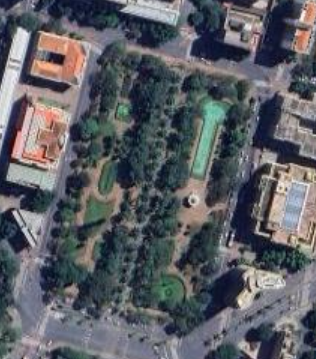
#> input picture tools/src/dataset/train/BL_100m_01.png, 316 x 359 px
$ python applay_filter.py
#> lines starting #> are read from the running program, lines starting #| are printed output that depends on the picture; after the words box and inside, x2 and y2 are one past the last pixel; in counts of white or black regions, pixels touching at a corner belong together
#> further down, image is the input picture: shape (359, 316, 3); mean B, G, R 100.5, 94.6, 92.4
### tools/src/tools_image.py
import cv2
import numpy as np
import matplotlib.pyplot as plt
import colorsys


class ImageFilters:
    def __init__(self):
        pass

    def apply_curves(self,image, curve_points):
        # Cria uma curva de interpolação linear a partir dos pontos fornecidos
        curve = np.interp(np.arange(256), curve_points[:, 0], curve_points[:, 1]).astype(np.uint8)

        # Aplica a curva a cada canal da imagem
        if len(image.shape) == 2:
            image_adjusted = cv2.LUT(image, curve)
        else:  # Imagem colorida
            channels = cv2.split(image)  # Divide os canais B, G, R
            channels_adjusted = [cv2.LUT(channel, curve) for channel in channels]
            image_adjusted = cv2.merge(channels_adjusted)  # Mescla os canais de volta

        return image_adjusted

    # [16 lines left out: function apply_color, not called in this run]

    def apply_levels(image, levels):
        return

    def apply_brightness_contrast(self, image, brightness, contrast):
        # Escalar o brilho para o intervalo de -255 a 255
        brightness = int((brightness - 0) * (255 - (-255)) / (510 - 0) + (-255))

        # Escalar o contraste para o intervalo de -127 a 127
        contrast = int((contrast - 0) * (127 - (-127)) / (254 - 0) + (-127))

        # Aplicar o brilho
        if brightness != 0:
            if brightness > 0:
                shadow = brightness
                max_value = 255
            else:
                shadow = 0
                max_value = 255 + brightness

            alpha = (max_value - shadow) / 255.0
            gamma = shadow
            image = cv2.addWeighted(image, alpha, image, 0, gamma)

        # Aplicar o contraste
        if contrast != 0:
            alpha = float(131 * (contrast + 127)) / (127 * (131 - contrast))
            gamma = 127 * (1 - alpha)
            image = cv2.addWeighted(image, alpha, image, 0, gamma)

        # [8 lines of commented-out code are left out]


        return image


    def apply_kernal_bluer(self,image,kernal_size):
        return cv2.blur(image,(kernal_size,kernal_size))

    def rgb_to_hsv_array(self,rgb_array):
    # Normalize RGB values to [0, 1]
        rgb_array = rgb_array / 255.0
        # Convert to HSV
        hsv_array = np.zeros_like(rgb_array)
        for i in range(rgb_array.shape[0]):
            for j in range(rgb_array.shape[1]):
                r, g, b = rgb_array[i, j]
                hsv_array[i, j] = colorsys.rgb_to_hsv(r, g, b)
        return hsv_array

    def hsv_to_rgb_array(self,hsv_array):
        # Convert back to RGB
        rgb_array = np.zeros_like(hsv_array)
        for i in range(hsv_array.shape[0]):
            for j in range(hsv_array.shape[1]):
                h, s, v = hsv_array[i, j]
                rgb_array[i, j] = colorsys.hsv_to_rgb(h, s, v)
        # Denormalize to [0, 255]
        return (rgb_array * 255).astype(np.uint8)

    def level_image_numpy(self,image_np, minv=0, maxv=255, gamma=1.0):
        # Convert image to RGB if it is grayscale
        if len(image_np.shape) == 2:  # Grayscale image
            image_np = cv2.cvtColor(image_np, cv2.COLOR_GRAY2RGB)

        # Convert image to numpy array
        np_image = image_np.astype(np.float32)

        # Convert to HSV
        hsv_image = self.rgb_to_hsv_array(np_image)

        # Apply level adjustment to V channel
        v = hsv_image[..., 2]
        v = np.clip((v - minv/255.0) / ((maxv - minv)/255.0), 0, 1)
        v = np.power(v, 1.0 / gamma)

        # Reconstruct HSV
        hsv_image[..., 2] = v

        # Convert back to RGB
        rgb_image = self.hsv_to_rgb_array(hsv_image)

        return rgb_image

    def get_filters(self):
        return ['apply_curves','apply_color','apply_levels','apply_brightness_contrast','apply_kernal_bluer','level_image_numpy']

    # [75 lines left out: functions color_density_mean, apply_kmeans, apply_kernel, main, not called in this run]

# [14 lines that do not run on import are left out]

### tools/src/applay_filter.py
import cv2
import matplotlib
import numpy as np
import scipy.ndimage as ndi
import matplotlib.pyplot as plt
from tools_image import ImageFilters
import os

matplotlib.use('TkAgg')

class FilteringSegmentation(ImageFilters):
    def __init__(self):
        super().__init__()
        self.image = None
        self.mask = None
        self.masked_image = None
        self.R = 2
        self.G = 1
        self.B = 0

    def choice_channel(self, image: cv2.typing.MatLike) -> int:
        B, G, R = cv2.split(image)
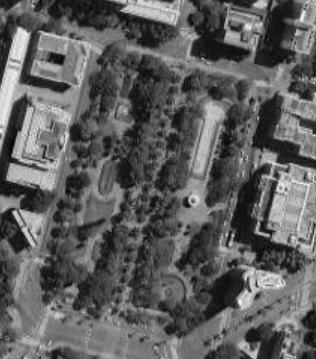
#> G: shape (359, 316); min 1, max 243, mean 94.6
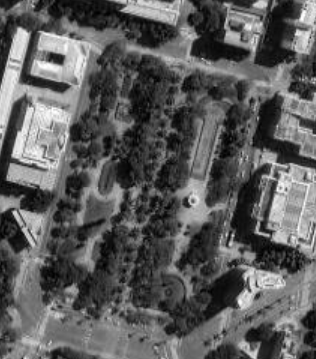
#> R: shape (359, 316); min 0, max 255, mean 92.4

        trashold = 40

        B = B < trashold
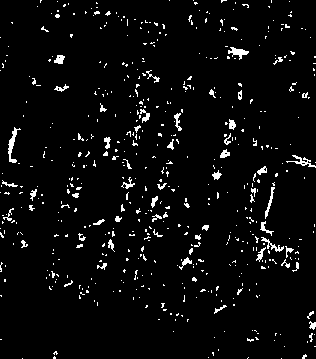
#> B: shape (359, 316) bool; 4.1% white in thin lines or dots
        G = G < trashold
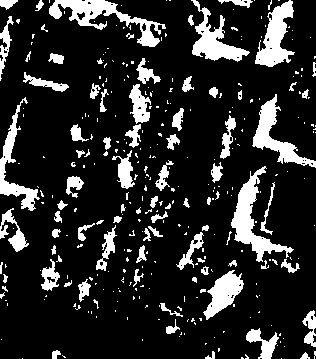
#> G: shape (359, 316) bool; 16.5% white; 331 white regions (248 under 20 px), largest, box (x1, y1, x2, y2) and area: (231, 166, 294, 262) 1645, (49, 0, 166, 47) 1640, (255, 0, 295, 67) 1332
        R = R < trashold
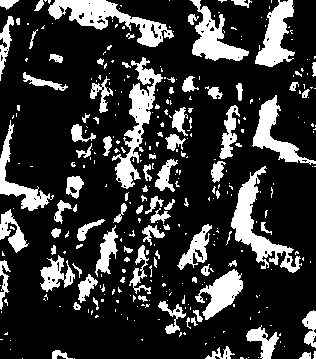
#> R: shape (359, 316) bool; 21.4% white; 333 white regions (241 under 20 px), largest, box (x1, y1, x2, y2) and area: (48, 0, 174, 47) 2074, (231, 166, 302, 273) 1998, (112, 57, 163, 189) 1959

        #print(f'Blue: {np.sum(B)} \n Green: {np.sum(G)} \n Red: {np.sum(R)}')

        choice = np.argmax([np.sum(B), np.sum(G), np.sum(R)])
#> choice = 2

        return choice

    def plot_images(self,image: cv2.typing.MatLike, title="none", position=1, cmap=None, nrows=2, ncols=3):
        plt.subplot(nrows, ncols, position)
        plt.title(title)
        plt.imshow(cv2.cvtColor(image, cv2.COLOR_BGR2RGB), cmap=cmap)

    # [30 lines left out: function remuve_background_and_plot, not called in this run]

    def save_image(self,image: cv2.typing.MatLike, path):
        cv2.imwrite(path, image)

    def get_mask_by_channel(self,image: cv2.typing.MatLike, channel) -> cv2.typing.MatLike:

        # Separar os canais R, G, B
        channels = cv2.split(image)

        # Aplicar as transformações no canal R
        image_transform = super().apply_brightness_contrast(channels[channel], 40, 1.5)
#> in apply_brightness_contrast, `image = cv2.addWeighted(image, alpha, image, 0, gamma)`:
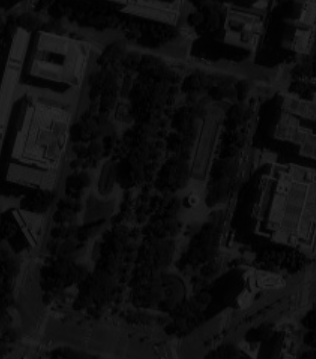
#> image: shape (359, 316); min 0, max 40, mean 14.5
#> in apply_brightness_contrast, `image = cv2.addWeighted(image, alpha, image, 0, gamma)`: image: shape (359, 316); every value is 126
        image_transform = super().apply_curves(image_transform, np.array([[0, 0], [105, 92], [146, 247], [255, 255]]))
#> in apply_curves, `curve = np.interp(np.arange(256), curve_points[:, 0], curve_points[:, ..`: curve = 256 values from 0 to 255
#> in apply_curves, `image_adjusted = cv2.LUT(image, curve)`: image_adjusted: shape (359, 316); every value is 171
        image_transform = super().apply_kernal_bluer(image_transform, 5)
        image_transform = super().level_image_numpy(image_transform, 200, 255, 9.9)
#> in level_image_numpy, `image_np = cv2.cvtColor(image_np, cv2.COLOR_GRAY2RGB)`: image_np: shape (359, 316, 3); every value is 171
#> in level_image_numpy, `np_image = image_np.astype(np.float32)`: np_image: shape (359, 316, 3) float32; every value is 171
#> in rgb_to_hsv_array, `rgb_array = rgb_array / 255.0`: rgb_array: shape (359, 316, 3) float32; every value is 0.671
#> after the loop in rgb_to_hsv_array, `for i in range(rgb_array.shape[0]):`:
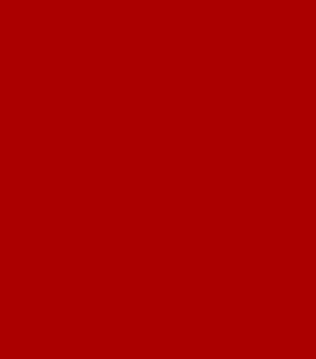
#> hsv_array: shape (359, 316, 3) float32; mean of channels 0, 1, 2 0, 0, 0.671; drawn as B, G, R
#> in level_image_numpy, `v = hsv_image[..., 2]`: v: shape (359, 316) float32; every value is 0.671
#> in level_image_numpy, `v = np.clip((v - minv/255.0) / ((maxv - minv)/255.0), 0, 1)`: v: shape (359, 316) float32; every value is 0
#> in level_image_numpy, `hsv_image[..., 2] = v`: hsv_image: shape (359, 316, 3) float32; every value is 0
#> in hsv_to_rgb_array, `return (rgb_array * 255).astype(np.uint8)`: returned value: shape (359, 316, 3); every value is 0

        # Normalizar a máscara para ter valores entre 0 e 255
        _mask = cv2.normalize(image_transform, None, 0, 255, cv2.NORM_MINMAX)
        #_mask = cv2.merge([_mask, _mask, _mask])
        _mask_inverted = cv2.bitwise_not(_mask)
#> _mask_inverted: shape (359, 316, 3); every value is 255

        return _mask_inverted

    # [17 lines left out: functions get_highlights_by_channel, segment_and_plot, not called in this run]

    def remuve_background(self,image: cv2.typing.MatLike) -> cv2.typing.MatLike:
        target_image = cv2.bitwise_and(image, self.get_mask_by_channel(image, self.choice_channel(image)))
        return target_image

    # [127 lines left out: functions hailht_extractor, draw_rectangle_and_plot, draw_rectangle, get_texture_mask, trash, not called in this run]

if __name__ == "__main__":
    pipeline = FilteringSegmentation()
    teste = "dataset/train/BL_100m_01.png"
    # pipeline.remuve_background_and_plot(teste)
    image = cv2.imread(teste)
    imagem_processada = pipeline.remuve_background(image)
    pipeline.plot_images(imagem_processada, nrows=1, ncols=1)
    plt.show()


# Remuve Background
# Amplify Highlights
# Segment Count
